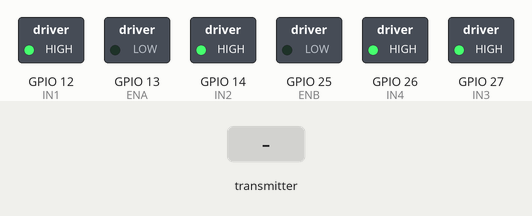
This sketch was run on a simulated ESP32. Shown: switched loads named in the sketch (green lamp = pin HIGH). The test bench sets the inputs (shaded band).

Above: at 1.2 s.
1.3 s: the transmitter starts sending throttle = 1024
At 2.0 s:
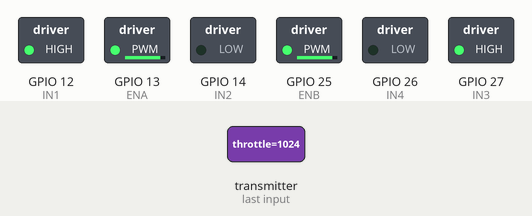
2.8 s: the transmitter starts sending turn = 1024
At 3.4 s:
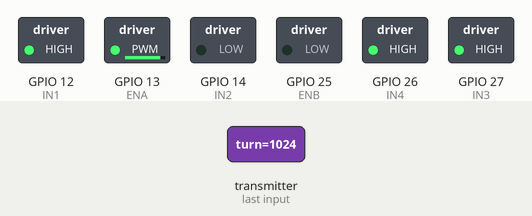
4.3 s: the transmitter starts sending throttle = 0
At 4.8 s:
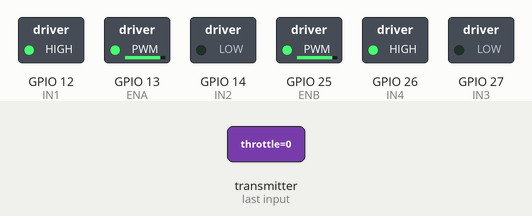
5.8 s: the transmitter starts sending throttle = 2048
At 6.6 s:
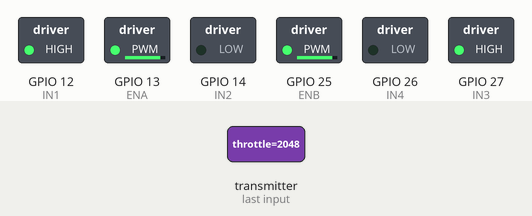
7.3 s: the transmitter starts sending turn = 2048
At 8.0 s:
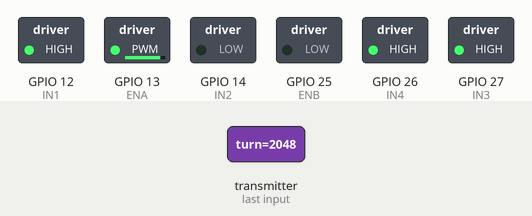
Timing chart, 0 to 9.8 s (numbered marks = the images above; inputs shaded):
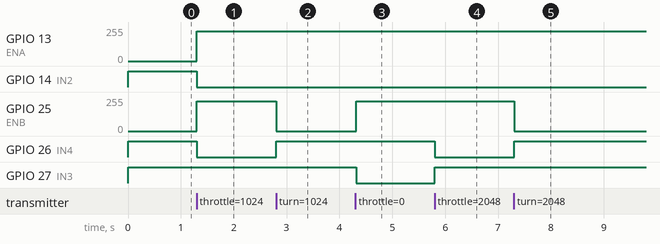

The sketch:

gyro_car.ino
```cpp
#include <WiFi.h>
#include <esp_now.h>

// ---- PINS: change these to match your wiring ----
#define IN1  12   // left forward  (boot pin: see README)
#define IN2  14   // left backward
#define IN3  27   // right forward
#define IN4  26   // right backward
#define ENA  13   // left speed (PWM)
#define ENB  25   // right speed (PWM)

int maxspeed = 225;

struct Packet {
  int16_t throttle;
  int16_t turn;
};
volatile int16_t throttle = 0, turn = 0;
volatile unsigned long lastPacket = 0;

// Called automatically whenever a packet arrives
// (Old ESP32 board package 2.x? use: void onReceive(const uint8_t *mac, const uint8_t *data, int len) )
void onReceive(const esp_now_recv_info_t *info, const uint8_t *data, int len) {
  if (len != sizeof(Packet)) return;
  Packet p;
  memcpy(&p, data, sizeof(p));
  throttle = p.throttle;
  turn = p.turn;
  lastPacket = millis();
}

// speed: -255..255  (negative = backwards)
void setMotor(int inA, int inB, int en, int speed) {
  if (speed > 0)      { digitalWrite(inA, HIGH); digitalWrite(inB, LOW);  }
  else if (speed < 0) { digitalWrite(inA, LOW);  digitalWrite(inB, HIGH); }
  else                { digitalWrite(inA, HIGH); digitalWrite(inB, HIGH); } // brake
  analogWrite(en, min(abs(speed), maxspeed));
}

void brake() {
  setMotor(IN1, IN2, ENA, 0);
  setMotor(IN3, IN4, ENB, 0);
}

void setup() {
  Serial.begin(115200);
  pinMode(IN1, OUTPUT); pinMode(IN2, OUTPUT);
  pinMode(IN3, OUTPUT); pinMode(IN4, OUTPUT);
  pinMode(ENA, OUTPUT); pinMode(ENB, OUTPUT);
  brake();

  WiFi.mode(WIFI_STA);
  if (esp_now_init() != ESP_OK) {
    Serial.println("ESP-NOW init failed");
    while (true);
  }
  esp_now_register_recv_cb(onReceive);
}

void loop() {
  // Failsafe: no signal for 0.5 s -> stop
  if (millis() - lastPacket > 500) {
    brake();
    return;
  }

  int t = throttle;
  int r = turn;

  // Mix: tilt right -> left wheel faster, right wheel slower
  int left  = constrain(t + r, -255, 255);
  int right = constrain(t - r, -255, 255);

  setMotor(IN1, IN2, ENA, left);
  setMotor(IN3, IN4, ENB, right);

  delay(20);
}
```

Measured:
- after the input at 1.3 s, GPIO 13 (ENA), GPIO 25 (ENB): 0/255 → 225/255 at once; GPIO 14 (IN2), GPIO 26 (IN4): HIGH → LOW at once
- after the input at 2.8 s, GPIO 25 (ENB): 225/255 → 0/255 at once; GPIO 26 (IN4): LOW → HIGH at once
- after the input at 4.3 s, GPIO 25 (ENB): 0/255 → 225/255 at once; GPIO 27 (IN3): HIGH → LOW at once
- after the input at 5.8 s, GPIO 26 (IN4): HIGH → LOW at once; GPIO 27 (IN3): LOW → HIGH at once
- after the input at 7.3 s, GPIO 25 (ENB): 225/255 → 0/255 at once; GPIO 26 (IN4): LOW → HIGH at once
